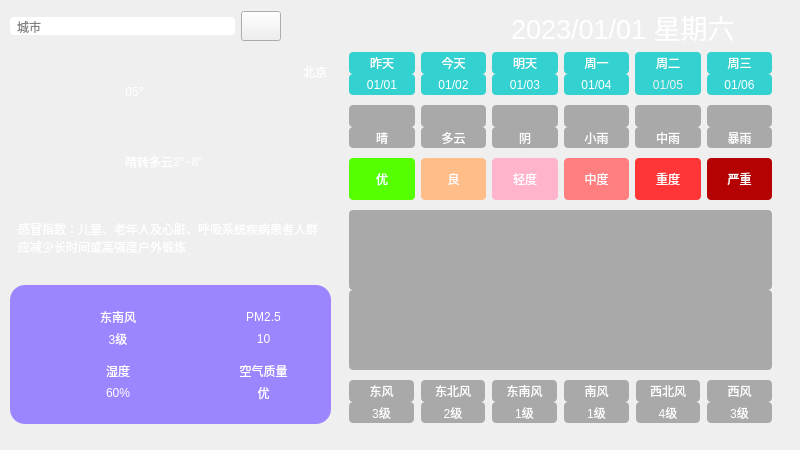
<?xml version="1.0" encoding="UTF-8"?>
<ui version="4.0">
 <class>MainWindow</class>
 <widget class="QMainWindow" name="MainWindow">
  <property name="geometry">
   <rect>
    <x>0</x>
    <y>0</y>
    <width>800</width>
    <height>450</height>
   </rect>
  </property>
  <property name="windowTitle">
   <string>MainWindow</string>
  </property>
  <widget class="QWidget" name="centralwidget">
   <widget class="QWidget" name="widget" native="true">
    <property name="geometry">
     <rect>
      <x>0</x>
      <y>-3</y>
      <width>801</width>
      <height>461</height>
     </rect>
    </property>
    <property name="styleSheet">
     <string notr="true">QWidget#widget{
		border-image:url(:/pic/res/background.png)
}

QLabel{
	font: 10pt &quot;微软雅黑&quot;;
	border-radius: 4px;
	background-color: rgba(60,60,60,100);
	color: rgb(255,255,255);
}</string>
    </property>
    <widget class="QWidget" name="widget_2" native="true">
     <property name="geometry">
      <rect>
       <x>0</x>
       <y>200</y>
       <width>331</width>
       <height>231</height>
      </rect>
     </property>
     <widget class="QLabel" name="label_ganmao">
      <property name="geometry">
       <rect>
        <x>10</x>
        <y>0</y>
        <width>321</width>
        <height>81</height>
       </rect>
      </property>
      <property name="styleSheet">
       <string notr="true">background-color: rgba(60, 60, 60, 0);
padding-left: 5px;
padding-right: 5px;</string>
      </property>
      <property name="text">
       <string>感冒指数：儿童、老年人及心脏、呼吸系统疾病患者人群应减少长时间或高强度户外锻炼</string>
      </property>
      <property name="wordWrap">
       <bool>true</bool>
      </property>
     </widget>
     <widget class="QWidget" name="widget_11" native="true">
      <property name="geometry">
       <rect>
        <x>10</x>
        <y>88</y>
        <width>321</width>
        <height>139</height>
       </rect>
      </property>
      <property name="styleSheet">
       <string notr="true">background-color: rgb(157, 133, 255);
border-radius: 15px</string>
      </property>
      <layout class="QGridLayout" name="gridLayout_4">
       <property name="leftMargin">
        <number>40</number>
       </property>
       <property name="topMargin">
        <number>20</number>
       </property>
       <property name="rightMargin">
        <number>40</number>
       </property>
       <property name="bottomMargin">
        <number>20</number>
       </property>
       <property name="horizontalSpacing">
        <number>50</number>
       </property>
       <property name="verticalSpacing">
        <number>10</number>
       </property>
       <item row="0" column="0">
        <layout class="QHBoxLayout" name="horizontalLayout_2">
         <property name="spacing">
          <number>0</number>
         </property>
         <item>
          <widget class="QLabel" name="label_WindIcon">
           <property name="minimumSize">
            <size>
             <width>40</width>
             <height>40</height>
            </size>
           </property>
           <property name="maximumSize">
            <size>
             <width>40</width>
             <height>40</height>
            </size>
           </property>
           <property name="text">
            <string/>
           </property>
           <property name="pixmap">
            <pixmap resource="main.qrc">:/pic/res/wind.png</pixmap>
           </property>
           <property name="scaledContents">
            <bool>true</bool>
           </property>
          </widget>
         </item>
         <item>
          <layout class="QVBoxLayout" name="verticalLayout_4">
           <property name="spacing">
            <number>0</number>
           </property>
           <item>
            <widget class="QLabel" name="label_WindFX">
             <property name="text">
              <string>东南风</string>
             </property>
             <property name="alignment">
              <set>Qt::AlignCenter</set>
             </property>
            </widget>
           </item>
           <item>
            <widget class="QLabel" name="label_WindFI">
             <property name="text">
              <string>3级</string>
             </property>
             <property name="alignment">
              <set>Qt::AlignCenter</set>
             </property>
            </widget>
           </item>
          </layout>
         </item>
        </layout>
       </item>
       <item row="0" column="1">
        <layout class="QHBoxLayout" name="horizontalLayout_4">
         <property name="spacing">
          <number>0</number>
         </property>
         <item>
          <widget class="QLabel" name="label_PM25Icon">
           <property name="minimumSize">
            <size>
             <width>40</width>
             <height>40</height>
            </size>
           </property>
           <property name="maximumSize">
            <size>
             <width>40</width>
             <height>40</height>
            </size>
           </property>
           <property name="text">
            <string/>
           </property>
           <property name="pixmap">
            <pixmap resource="main.qrc">:/pic/res/pm25.png</pixmap>
           </property>
           <property name="scaledContents">
            <bool>true</bool>
           </property>
          </widget>
         </item>
         <item>
          <layout class="QVBoxLayout" name="verticalLayout_6">
           <property name="spacing">
            <number>0</number>
           </property>
           <item>
            <widget class="QLabel" name="label_PM25Title">
             <property name="text">
              <string>PM2.5</string>
             </property>
             <property name="alignment">
              <set>Qt::AlignCenter</set>
             </property>
            </widget>
           </item>
           <item>
            <widget class="QLabel" name="label_PM25">
             <property name="text">
              <string>10</string>
             </property>
             <property name="alignment">
              <set>Qt::AlignCenter</set>
             </property>
            </widget>
           </item>
          </layout>
         </item>
        </layout>
       </item>
       <item row="1" column="0">
        <layout class="QHBoxLayout" name="horizontalLayout_3">
         <property name="spacing">
          <number>0</number>
         </property>
         <item>
          <widget class="QLabel" name="label_ShiDuIcon">
           <property name="minimumSize">
            <size>
             <width>40</width>
             <height>40</height>
            </size>
           </property>
           <property name="maximumSize">
            <size>
             <width>40</width>
             <height>40</height>
            </size>
           </property>
           <property name="text">
            <string/>
           </property>
           <property name="pixmap">
            <pixmap resource="main.qrc">:/pic/res/humidity.png</pixmap>
           </property>
           <property name="scaledContents">
            <bool>true</bool>
           </property>
          </widget>
         </item>
         <item>
          <layout class="QVBoxLayout" name="verticalLayout_5">
           <property name="spacing">
            <number>0</number>
           </property>
           <item>
            <widget class="QLabel" name="label_ShiDuTitle">
             <property name="text">
              <string>湿度</string>
             </property>
             <property name="alignment">
              <set>Qt::AlignCenter</set>
             </property>
            </widget>
           </item>
           <item>
            <widget class="QLabel" name="label_ShiDu">
             <property name="text">
              <string>60%</string>
             </property>
             <property name="alignment">
              <set>Qt::AlignCenter</set>
             </property>
            </widget>
           </item>
          </layout>
         </item>
        </layout>
       </item>
       <item row="1" column="1">
        <layout class="QHBoxLayout" name="horizontalLayout_6">
         <property name="spacing">
          <number>0</number>
         </property>
         <item>
          <widget class="QLabel" name="label_QualityIcon">
           <property name="minimumSize">
            <size>
             <width>40</width>
             <height>40</height>
            </size>
           </property>
           <property name="maximumSize">
            <size>
             <width>40</width>
             <height>40</height>
            </size>
           </property>
           <property name="text">
            <string/>
           </property>
           <property name="pixmap">
            <pixmap resource="main.qrc">:/pic/res/aqi.png</pixmap>
           </property>
           <property name="scaledContents">
            <bool>true</bool>
           </property>
          </widget>
         </item>
         <item>
          <layout class="QVBoxLayout" name="verticalLayout_8">
           <property name="spacing">
            <number>0</number>
           </property>
           <item>
            <widget class="QLabel" name="label_QualityIcon_2">
             <property name="text">
              <string>空气质量</string>
             </property>
             <property name="alignment">
              <set>Qt::AlignCenter</set>
             </property>
            </widget>
           </item>
           <item>
            <widget class="QLabel" name="label_Quality">
             <property name="text">
              <string>优</string>
             </property>
             <property name="alignment">
              <set>Qt::AlignCenter</set>
             </property>
            </widget>
           </item>
          </layout>
         </item>
        </layout>
       </item>
      </layout>
     </widget>
    </widget>
    <widget class="QWidget" name="widget_3" native="true">
     <property name="geometry">
      <rect>
       <x>340</x>
       <y>50</y>
       <width>441</width>
       <height>381</height>
      </rect>
     </property>
     <layout class="QVBoxLayout" name="verticalLayout_2">
      <property name="spacing">
       <number>0</number>
      </property>
      <property name="leftMargin">
       <number>0</number>
      </property>
      <property name="topMargin">
       <number>0</number>
      </property>
      <property name="rightMargin">
       <number>0</number>
      </property>
      <property name="bottomMargin">
       <number>0</number>
      </property>
      <item>
       <widget class="QWidget" name="widget_6" native="true">
        <property name="styleSheet">
         <string notr="true">QLabel {
	background-color: rgba(0, 200, 200, 200);
	border-radius: 4px;
}</string>
        </property>
        <layout class="QGridLayout" name="gridLayout">
         <property name="topMargin">
          <number>5</number>
         </property>
         <property name="bottomMargin">
          <number>5</number>
         </property>
         <property name="horizontalSpacing">
          <number>6</number>
         </property>
         <property name="verticalSpacing">
          <number>0</number>
         </property>
         <item row="0" column="0">
          <widget class="QLabel" name="label_Week0">
           <property name="text">
            <string>昨天</string>
           </property>
           <property name="alignment">
            <set>Qt::AlignCenter</set>
           </property>
          </widget>
         </item>
         <item row="0" column="1">
          <widget class="QLabel" name="label_Week1">
           <property name="text">
            <string>今天</string>
           </property>
           <property name="alignment">
            <set>Qt::AlignCenter</set>
           </property>
          </widget>
         </item>
         <item row="0" column="2">
          <widget class="QLabel" name="label_Week2">
           <property name="text">
            <string>明天</string>
           </property>
           <property name="alignment">
            <set>Qt::AlignCenter</set>
           </property>
          </widget>
         </item>
         <item row="0" column="3">
          <widget class="QLabel" name="label_Week3">
           <property name="text">
            <string>周一</string>
           </property>
           <property name="alignment">
            <set>Qt::AlignCenter</set>
           </property>
          </widget>
         </item>
         <item row="0" column="4">
          <widget class="QLabel" name="label_Week4">
           <property name="styleSheet">
            <string notr="true">border-bottom-left-radius: 0px;
border-bottom-right-radius: 0px;</string>
           </property>
           <property name="text">
            <string>周二</string>
           </property>
           <property name="alignment">
            <set>Qt::AlignCenter</set>
           </property>
          </widget>
         </item>
         <item row="0" column="5">
          <widget class="QLabel" name="label_Week5">
           <property name="text">
            <string>周三</string>
           </property>
           <property name="alignment">
            <set>Qt::AlignCenter</set>
           </property>
          </widget>
         </item>
         <item row="1" column="0">
          <widget class="QLabel" name="label_Date0">
           <property name="text">
            <string>01/01</string>
           </property>
           <property name="alignment">
            <set>Qt::AlignCenter</set>
           </property>
          </widget>
         </item>
         <item row="1" column="1">
          <widget class="QLabel" name="label_Date1">
           <property name="text">
            <string>01/02</string>
           </property>
           <property name="alignment">
            <set>Qt::AlignCenter</set>
           </property>
          </widget>
         </item>
         <item row="1" column="2">
          <widget class="QLabel" name="label_Date2">
           <property name="text">
            <string>01/03</string>
           </property>
           <property name="alignment">
            <set>Qt::AlignCenter</set>
           </property>
          </widget>
         </item>
         <item row="1" column="3">
          <widget class="QLabel" name="label_Date3">
           <property name="text">
            <string>01/04</string>
           </property>
           <property name="alignment">
            <set>Qt::AlignCenter</set>
           </property>
          </widget>
         </item>
         <item row="1" column="4">
          <widget class="QLabel" name="label_Date4">
           <property name="styleSheet">
            <string notr="true">border-top-left-radius: 0px;
border-top-right-radius: 0px;
color: rgb(240, 240, 240);</string>
           </property>
           <property name="text">
            <string>01/05</string>
           </property>
           <property name="alignment">
            <set>Qt::AlignCenter</set>
           </property>
          </widget>
         </item>
         <item row="1" column="5">
          <widget class="QLabel" name="label_Date5">
           <property name="text">
            <string>01/06</string>
           </property>
           <property name="alignment">
            <set>Qt::AlignCenter</set>
           </property>
          </widget>
         </item>
        </layout>
       </widget>
      </item>
      <item>
       <widget class="QWidget" name="widget_7" native="true">
        <property name="styleSheet">
         <string notr="true">QLabel {
	background-color: rgba(60, 60, 60, 100);
	border-radius: 4px;
}</string>
        </property>
        <layout class="QGridLayout" name="gridLayout_2">
         <property name="topMargin">
          <number>5</number>
         </property>
         <property name="bottomMargin">
          <number>5</number>
         </property>
         <property name="verticalSpacing">
          <number>0</number>
         </property>
         <item row="0" column="0">
          <widget class="QLabel" name="label_TypeIcon0">
           <property name="text">
            <string/>
           </property>
           <property name="pixmap">
            <pixmap resource="main.qrc">:/pic/res/type/Qing.png</pixmap>
           </property>
           <property name="alignment">
            <set>Qt::AlignCenter</set>
           </property>
          </widget>
         </item>
         <item row="0" column="1">
          <widget class="QLabel" name="label_TypeIcon1">
           <property name="text">
            <string/>
           </property>
           <property name="pixmap">
            <pixmap resource="main.qrc">:/pic/res/type/DuoYun.png</pixmap>
           </property>
           <property name="alignment">
            <set>Qt::AlignCenter</set>
           </property>
          </widget>
         </item>
         <item row="0" column="2">
          <widget class="QLabel" name="label_TypeIcon2">
           <property name="text">
            <string/>
           </property>
           <property name="pixmap">
            <pixmap resource="main.qrc">:/pic/res/type/Yin.png</pixmap>
           </property>
           <property name="alignment">
            <set>Qt::AlignCenter</set>
           </property>
          </widget>
         </item>
         <item row="0" column="3">
          <widget class="QLabel" name="label_TypeIcon3">
           <property name="text">
            <string/>
           </property>
           <property name="pixmap">
            <pixmap resource="main.qrc">:/pic/res/type/XiaoYu.png</pixmap>
           </property>
           <property name="alignment">
            <set>Qt::AlignCenter</set>
           </property>
          </widget>
         </item>
         <item row="0" column="4">
          <widget class="QLabel" name="label_TypeIcon4">
           <property name="text">
            <string/>
           </property>
           <property name="pixmap">
            <pixmap resource="main.qrc">:/pic/res/type/ZhongYu.png</pixmap>
           </property>
           <property name="alignment">
            <set>Qt::AlignCenter</set>
           </property>
          </widget>
         </item>
         <item row="0" column="5">
          <widget class="QLabel" name="label_TypeIcon5">
           <property name="text">
            <string/>
           </property>
           <property name="pixmap">
            <pixmap resource="main.qrc">:/pic/res/type/BaoYu.png</pixmap>
           </property>
           <property name="alignment">
            <set>Qt::AlignCenter</set>
           </property>
          </widget>
         </item>
         <item row="1" column="0">
          <widget class="QLabel" name="label_Type0">
           <property name="text">
            <string>晴</string>
           </property>
           <property name="alignment">
            <set>Qt::AlignCenter</set>
           </property>
          </widget>
         </item>
         <item row="1" column="1">
          <widget class="QLabel" name="label_Type1">
           <property name="text">
            <string>多云</string>
           </property>
           <property name="alignment">
            <set>Qt::AlignCenter</set>
           </property>
          </widget>
         </item>
         <item row="1" column="2">
          <widget class="QLabel" name="label_Type2">
           <property name="text">
            <string>阴</string>
           </property>
           <property name="alignment">
            <set>Qt::AlignCenter</set>
           </property>
          </widget>
         </item>
         <item row="1" column="3">
          <widget class="QLabel" name="label_Type3">
           <property name="text">
            <string>小雨</string>
           </property>
           <property name="alignment">
            <set>Qt::AlignCenter</set>
           </property>
          </widget>
         </item>
         <item row="1" column="4">
          <widget class="QLabel" name="label_Type4">
           <property name="text">
            <string>中雨</string>
           </property>
           <property name="alignment">
            <set>Qt::AlignCenter</set>
           </property>
          </widget>
         </item>
         <item row="1" column="5">
          <widget class="QLabel" name="label_Type5">
           <property name="text">
            <string>暴雨</string>
           </property>
           <property name="alignment">
            <set>Qt::AlignCenter</set>
           </property>
          </widget>
         </item>
        </layout>
       </widget>
      </item>
      <item>
       <widget class="QWidget" name="widget_10" native="true">
        <property name="minimumSize">
         <size>
          <width>0</width>
          <height>50</height>
         </size>
        </property>
        <layout class="QHBoxLayout" name="horizontalLayout">
         <property name="topMargin">
          <number>5</number>
         </property>
         <property name="bottomMargin">
          <number>5</number>
         </property>
         <item>
          <widget class="QLabel" name="label_Quality0">
           <property name="styleSheet">
            <string notr="true">background-color:rgb(85, 255, 0)</string>
           </property>
           <property name="text">
            <string>优</string>
           </property>
           <property name="alignment">
            <set>Qt::AlignCenter</set>
           </property>
          </widget>
         </item>
         <item>
          <widget class="QLabel" name="label_Quality1">
           <property name="styleSheet">
            <string notr="true">background-color:rgb(255, 190, 137)</string>
           </property>
           <property name="text">
            <string>良</string>
           </property>
           <property name="alignment">
            <set>Qt::AlignCenter</set>
           </property>
          </widget>
         </item>
         <item>
          <widget class="QLabel" name="label_Quality2">
           <property name="styleSheet">
            <string notr="true">background-color:rgb(255, 180, 204)</string>
           </property>
           <property name="text">
            <string>轻度</string>
           </property>
           <property name="alignment">
            <set>Qt::AlignCenter</set>
           </property>
          </widget>
         </item>
         <item>
          <widget class="QLabel" name="label_Quality3">
           <property name="styleSheet">
            <string notr="true">background-color:rgb(255, 126, 128)</string>
           </property>
           <property name="text">
            <string>中度</string>
           </property>
           <property name="alignment">
            <set>Qt::AlignCenter</set>
           </property>
          </widget>
         </item>
         <item>
          <widget class="QLabel" name="label_Quality4">
           <property name="styleSheet">
            <string notr="true">background-color:rgb(255, 53, 56)</string>
           </property>
           <property name="text">
            <string>重度</string>
           </property>
           <property name="alignment">
            <set>Qt::AlignCenter</set>
           </property>
          </widget>
         </item>
         <item>
          <widget class="QLabel" name="label_Quality5">
           <property name="styleSheet">
            <string notr="true">background-color:rgb(181, 1, 1)</string>
           </property>
           <property name="text">
            <string>严重</string>
           </property>
           <property name="alignment">
            <set>Qt::AlignCenter</set>
           </property>
          </widget>
         </item>
        </layout>
       </widget>
      </item>
      <item>
       <widget class="QWidget" name="widget_8" native="true">
        <layout class="QVBoxLayout" name="verticalLayout_3">
         <property name="spacing">
          <number>0</number>
         </property>
         <property name="topMargin">
          <number>5</number>
         </property>
         <property name="bottomMargin">
          <number>5</number>
         </property>
         <item>
          <widget class="QLabel" name="label_HigCurve">
           <property name="minimumSize">
            <size>
             <width>0</width>
             <height>80</height>
            </size>
           </property>
           <property name="text">
            <string/>
           </property>
          </widget>
         </item>
         <item>
          <widget class="QLabel" name="label_LowCurve">
           <property name="minimumSize">
            <size>
             <width>0</width>
             <height>80</height>
            </size>
           </property>
           <property name="text">
            <string/>
           </property>
          </widget>
         </item>
        </layout>
       </widget>
      </item>
      <item>
       <widget class="QWidget" name="widget_9" native="true">
        <layout class="QGridLayout" name="gridLayout_3">
         <property name="topMargin">
          <number>5</number>
         </property>
         <property name="bottomMargin">
          <number>5</number>
         </property>
         <property name="horizontalSpacing">
          <number>7</number>
         </property>
         <property name="verticalSpacing">
          <number>0</number>
         </property>
         <item row="0" column="0">
          <widget class="QLabel" name="label_FX0">
           <property name="text">
            <string>东风</string>
           </property>
           <property name="alignment">
            <set>Qt::AlignCenter</set>
           </property>
          </widget>
         </item>
         <item row="0" column="1">
          <widget class="QLabel" name="label_FX1">
           <property name="text">
            <string>东北风</string>
           </property>
           <property name="alignment">
            <set>Qt::AlignCenter</set>
           </property>
          </widget>
         </item>
         <item row="0" column="2">
          <widget class="QLabel" name="label_FX2">
           <property name="text">
            <string>东南风</string>
           </property>
           <property name="alignment">
            <set>Qt::AlignCenter</set>
           </property>
          </widget>
         </item>
         <item row="0" column="3">
          <widget class="QLabel" name="label_FX3">
           <property name="text">
            <string>南风</string>
           </property>
           <property name="alignment">
            <set>Qt::AlignCenter</set>
           </property>
          </widget>
         </item>
         <item row="0" column="4">
          <widget class="QLabel" name="label_FX4">
           <property name="text">
            <string>西北风</string>
           </property>
           <property name="alignment">
            <set>Qt::AlignCenter</set>
           </property>
          </widget>
         </item>
         <item row="0" column="5">
          <widget class="QLabel" name="label_FX5">
           <property name="text">
            <string>西风</string>
           </property>
           <property name="alignment">
            <set>Qt::AlignCenter</set>
           </property>
          </widget>
         </item>
         <item row="1" column="0">
          <widget class="QLabel" name="label_FI0">
           <property name="text">
            <string>3级</string>
           </property>
           <property name="alignment">
            <set>Qt::AlignCenter</set>
           </property>
          </widget>
         </item>
         <item row="1" column="1">
          <widget class="QLabel" name="label_FI1">
           <property name="text">
            <string>2级</string>
           </property>
           <property name="alignment">
            <set>Qt::AlignCenter</set>
           </property>
          </widget>
         </item>
         <item row="1" column="2">
          <widget class="QLabel" name="label_FI2">
           <property name="text">
            <string>1级</string>
           </property>
           <property name="alignment">
            <set>Qt::AlignCenter</set>
           </property>
          </widget>
         </item>
         <item row="1" column="3">
          <widget class="QLabel" name="label_FI3">
           <property name="text">
            <string>1级</string>
           </property>
           <property name="alignment">
            <set>Qt::AlignCenter</set>
           </property>
          </widget>
         </item>
         <item row="1" column="4">
          <widget class="QLabel" name="label_FI4">
           <property name="text">
            <string>4级</string>
           </property>
           <property name="alignment">
            <set>Qt::AlignCenter</set>
           </property>
          </widget>
         </item>
         <item row="1" column="5">
          <widget class="QLabel" name="label_FI5">
           <property name="text">
            <string>3级</string>
           </property>
           <property name="alignment">
            <set>Qt::AlignCenter</set>
           </property>
          </widget>
         </item>
        </layout>
       </widget>
      </item>
     </layout>
    </widget>
    <widget class="QWidget" name="widget_4" native="true">
     <property name="geometry">
      <rect>
       <x>10</x>
       <y>0</y>
       <width>725</width>
       <height>59</height>
      </rect>
     </property>
     <layout class="QHBoxLayout" name="horizontalLayout_5">
      <item>
       <widget class="QLineEdit" name="lineEdit_city">
        <property name="styleSheet">
         <string notr="true">font: 14pt &quot;Microsoft YaHei UI&quot;;
background-color: rgb(255, 255, 255);
border-radius: 4px;
padding: 1px 5px</string>
        </property>
        <property name="text">
         <string/>
        </property>
        <property name="placeholderText">
         <string>城市</string>
        </property>
       </widget>
      </item>
      <item>
       <widget class="QPushButton" name="pushButton_serch">
        <property name="minimumSize">
         <size>
          <width>30</width>
          <height>30</height>
         </size>
        </property>
        <property name="text">
         <string/>
        </property>
        <property name="icon">
         <iconset resource="main.qrc">
          <normaloff>:/pic/res/search.png</normaloff>:/pic/res/search.png</iconset>
        </property>
       </widget>
      </item>
      <item>
       <spacer name="horizontalSpacer">
        <property name="orientation">
         <enum>Qt::Horizontal</enum>
        </property>
        <property name="sizeHint" stdset="0">
         <size>
          <width>158</width>
          <height>20</height>
         </size>
        </property>
       </spacer>
      </item>
      <item>
       <widget class="QLabel" name="label_date">
        <property name="minimumSize">
         <size>
          <width>0</width>
          <height>0</height>
         </size>
        </property>
        <property name="font">
         <font>
          <family>Arial</family>
          <pointsize>20</pointsize>
          <italic>false</italic>
          <bold>false</bold>
         </font>
        </property>
        <property name="styleSheet">
         <string notr="true">font: 20pt &quot;Arial&quot;;
background-color: rgba(255, 255, 255,0);</string>
        </property>
        <property name="text">
         <string>2023/01/01 星期六</string>
        </property>
       </widget>
      </item>
     </layout>
    </widget>
    <widget class="QWidget" name="widget_5" native="true">
     <property name="geometry">
      <rect>
       <x>9</x>
       <y>59</y>
       <width>331</width>
       <height>141</height>
      </rect>
     </property>
     <layout class="QHBoxLayout" name="horizontalLayout_9">
      <item>
       <widget class="QLabel" name="label_typeIco">
        <property name="minimumSize">
         <size>
          <width>110</width>
          <height>110</height>
         </size>
        </property>
        <property name="maximumSize">
         <size>
          <width>110</width>
          <height>110</height>
         </size>
        </property>
        <property name="styleSheet">
         <string notr="true">background-color: rgba(255, 255, 255, 0);</string>
        </property>
        <property name="text">
         <string/>
        </property>
        <property name="pixmap">
         <pixmap resource="main.qrc">:/pic/res/type/Qing.png</pixmap>
        </property>
        <property name="scaledContents">
         <bool>true</bool>
        </property>
        <property name="alignment">
         <set>Qt::AlignCenter</set>
        </property>
       </widget>
      </item>
      <item>
       <layout class="QVBoxLayout" name="verticalLayout_7">
        <property name="spacing">
         <number>0</number>
        </property>
        <item>
         <layout class="QHBoxLayout" name="horizontalLayout_7">
          <item>
           <widget class="QLabel" name="label_Temp">
            <property name="styleSheet">
             <string notr="true">color: rgb(255, 255, 255);
font: 50pt &quot;Arial&quot;;
background-color: rgba(0, 255, 255, 0);</string>
            </property>
            <property name="text">
             <string>05°</string>
            </property>
            <property name="scaledContents">
             <bool>true</bool>
            </property>
            <property name="alignment">
             <set>Qt::AlignCenter</set>
            </property>
           </widget>
          </item>
          <item>
           <spacer name="horizontalSpacer_2">
            <property name="orientation">
             <enum>Qt::Horizontal</enum>
            </property>
            <property name="sizeHint" stdset="0">
             <size>
              <width>13</width>
              <height>28</height>
             </size>
            </property>
           </spacer>
          </item>
          <item>
           <layout class="QVBoxLayout" name="verticalLayout">
            <property name="bottomMargin">
             <number>40</number>
            </property>
            <item>
             <widget class="QLabel" name="label_city">
              <property name="minimumSize">
               <size>
                <width>50</width>
                <height>0</height>
               </size>
              </property>
              <property name="styleSheet">
               <string notr="true">font: 12pt &quot;Microsoft YaHei UI&quot;;
background-color: rgba(255, 255, 255,0);</string>
              </property>
              <property name="text">
               <string>北京</string>
              </property>
              <property name="alignment">
               <set>Qt::AlignCenter</set>
              </property>
             </widget>
            </item>
           </layout>
          </item>
         </layout>
        </item>
        <item>
         <layout class="QHBoxLayout" name="horizontalLayout_8">
          <item>
           <widget class="QLabel" name="label_Type">
            <property name="styleSheet">
             <string notr="true">background-color: rgba(255, 255, 255,0);
font: 12pt &quot;微软雅黑&quot;;</string>
            </property>
            <property name="text">
             <string>晴转多云</string>
            </property>
            <property name="alignment">
             <set>Qt::AlignCenter</set>
            </property>
           </widget>
          </item>
          <item>
           <widget class="QLabel" name="label_LowHigh">
            <property name="styleSheet">
             <string notr="true">background-color: rgba(255, 255, 255,0);
font: 12pt &quot;微软雅黑&quot;;</string>
            </property>
            <property name="text">
             <string>2°~8°</string>
            </property>
            <property name="alignment">
             <set>Qt::AlignCenter</set>
            </property>
           </widget>
          </item>
          <item>
           <spacer name="horizontalSpacer_3">
            <property name="orientation">
             <enum>Qt::Horizontal</enum>
            </property>
            <property name="sizeHint" stdset="0">
             <size>
              <width>40</width>
              <height>20</height>
             </size>
            </property>
           </spacer>
          </item>
         </layout>
        </item>
       </layout>
      </item>
     </layout>
    </widget>
   </widget>
  </widget>
 </widget>
 <resources>
  <include location="main.qrc"/>
 </resources>
 <connections/>
</ui>
